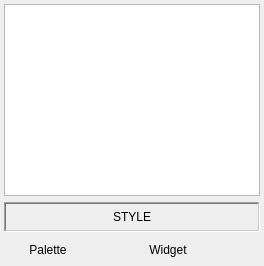
      <widget class="QWidget" name="extras">
       <attribute name="title">
        <string>Extras</string>
       </attribute>
       <layout class="QVBoxLayout" name="verticalLayout_2" stretch="1,0,0">
        <property name="leftMargin">
         <number>4</number>
        </property>
        <property name="topMargin">
         <number>4</number>
        </property>
        <property name="rightMargin">
         <number>4</number>
        </property>
        <property name="bottomMargin">
         <number>4</number>
        </property>
        <item>
         <widget class="QPlainTextEdit" name="TextEdit_Extras">
          <property name="sizePolicy">
           <sizepolicy hsizetype="Expanding" vsizetype="Expanding">
            <horstretch>0</horstretch>
            <verstretch>0</verstretch>
           </sizepolicy>
          </property>
          <property name="minimumSize">
           <size>
            <width>0</width>
            <height>0</height>
           </size>
          </property>
          <property name="maximumSize">
           <size>
            <width>16777215</width>
            <height>16777215</height>
           </size>
          </property>
         </widget>
        </item>
        <item>
         <widget class="QLabel" name="lbl_palette_path">
          <property name="minimumSize">
           <size>
            <width>0</width>
            <height>30</height>
           </size>
          </property>
          <property name="maximumSize">
           <size>
            <width>16777215</width>
            <height>30</height>
           </size>
          </property>
          <property name="frameShape">
           <enum>QFrame::WinPanel</enum>
          </property>
          <property name="frameShadow">
           <enum>QFrame::Sunken</enum>
          </property>
          <property name="text">
           <string>STYLE</string>
          </property>
          <property name="alignment">
           <set>Qt::AlignCenter</set>
          </property>
         </widget>
        </item>
        <item>
         <widget class="QWidget" name="widget_edit_leds" native="true">
          <layout class="QHBoxLayout" name="layout_edit_leds">
           <property name="spacing">
            <number>4</number>
           </property>
           <property name="leftMargin">
            <number>0</number>
           </property>
           <property name="topMargin">
            <number>0</number>
           </property>
           <property name="rightMargin">
            <number>0</number>
           </property>
           <property name="bottomMargin">
            <number>0</number>
           </property>
           <item>
            <widget class="QLabel" name="label_41">
             <property name="minimumSize">
              <size>
               <width>50</width>
               <height>24</height>
              </size>
             </property>
             <property name="maximumSize">
              <size>
               <width>50</width>
               <height>24</height>
              </size>
             </property>
             <property name="text">
              <string>Palette</string>
             </property>
             <property name="alignment">
              <set>Qt::AlignCenter</set>
             </property>
            </widget>
           </item>
           <item>
            <widget class="LED" name="led_palette">
             <property name="minimumSize">
              <size>
               <width>24</width>
               <height>24</height>
              </size>
             </property>
             <property name="maximumSize">
              <size>
               <width>24</width>
               <height>24</height>
              </size>
             </property>
             <property name="toolTip">
              <string>Palette data changed</string>
             </property>
             <property name="off_color" stdset="0">
              <color>
               <red>0</red>
               <green>0</green>
               <blue>255</blue>
              </color>
             </property>
            </widget>
           </item>
           <item>
            <widget class="QLabel" name="label_43">
             <property name="minimumSize">
              <size>
               <width>50</width>
               <height>24</height>
              </size>
             </property>
             <property name="maximumSize">
              <size>
               <width>50</width>
               <height>24</height>
              </size>
             </property>
             <property name="text">
              <string>Widget</string>
             </property>
             <property name="alignment">
              <set>Qt::AlignCenter</set>
             </property>
            </widget>
           </item>
           <item>
            <widget class="LED" name="led_widget">
             <property name="minimumSize">
              <size>
               <width>24</width>
               <height>24</height>
              </size>
             </property>
             <property name="maximumSize">
              <size>
               <width>24</width>
               <height>24</height>
              </size>
             </property>
             <property name="toolTip">
              <string>Widget data changed</string>
             </property>
             <property name="off_color" stdset="0">
              <color>
               <red>0</red>
               <green>0</green>
               <blue>255</blue>
              </color>
             </property>
             <property name="currentstate" stdset="0">
              <bool>false</bool>
             </property>
            </widget>
           </item>
          </layout>
         </widget>
        </item>
       </layout>
      </widget>
